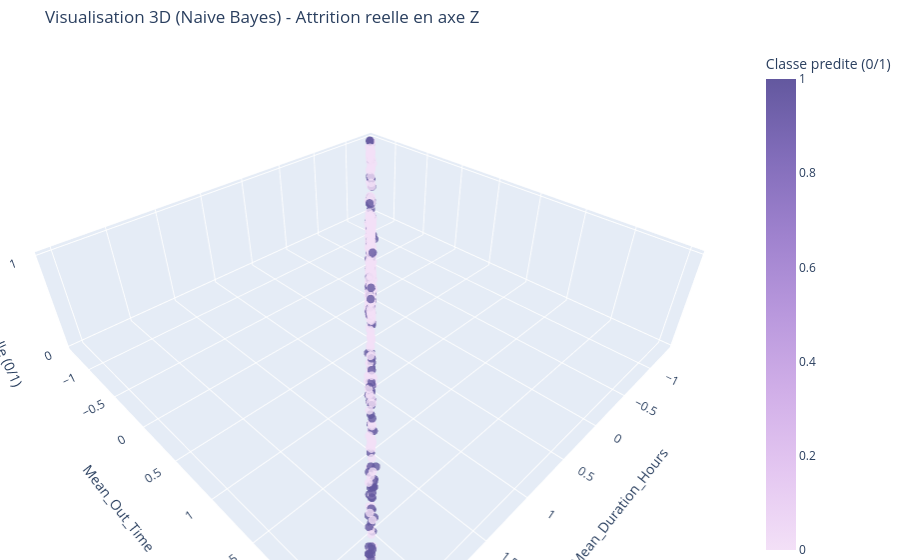

The notebook cell this image was saved under:
### Code cell
# Brique 22 - Visualisation 3D Plotly avec attrition en axe Z (Naive Bayes)

if len(available_xy_features) < 2:
    print('\nVisualisation 3D non generee: moins de 2 variables numeriques disponibles pour X et Y.')
else:
    viz_df_nb = X_valid[available_xy_features].copy()
    viz_df_nb['Attrition_Reelle'] = y_valid.values.astype(int)
    viz_df_nb['Prediction_Classe'] = y_pred_nb.astype(int)
    viz_df_nb['Prediction_Proba'] = y_pred_proba_nb

    hover_text_nb = [
        f"Attrition reelle: {int(a)}<br>Prediction classe: {int(pc)}<br>Probabilite (Classe 1): {p:.3f}"
        for a, pc, p in zip(
            viz_df_nb['Attrition_Reelle'],
            viz_df_nb['Prediction_Classe'],
            viz_df_nb['Prediction_Proba']
        )
    ]

    fig_nb = go.Figure(
        data=[
            go.Scatter3d(
                x=viz_df_nb[available_xy_features[0]],
                y=viz_df_nb[available_xy_features[1]],
                z=viz_df_nb['Attrition_Reelle'],
                mode='markers',
                marker=dict(
                    size=5,
                    color=viz_df_nb['Prediction_Classe'],
                    colorscale='purp',
                    cmin=0,
                    cmax=1,
                    opacity=0.8,
                    colorbar=dict(title='Classe predite (0/1)')
                ),
                text=hover_text_nb,
                hovertemplate='%{text}<extra></extra>'
            )
        ]
    )

    fig_nb.update_layout(
        title='Visualisation 3D (Naive Bayes) - Attrition reelle en axe Z',
        scene=dict(
            xaxis_title=available_xy_features[0],
            yaxis_title=available_xy_features[1],
            zaxis_title='Attrition reelle (0/1)',
            zaxis=dict(tickmode='array', tickvals=[0, 1])
        ),
        margin=dict(l=0, r=0, b=0, t=45)
    )

    fig_nb.show()

### Figure 1 — Plotly figure (JSON) as saved in the notebook; plotly's stock layout.template omitted (floating-point values rounded to 4 significant figures; data arrays with more than 128 entries replaced by an {"elided": "..."} marker saying what was removed)
{"data": [{"hovertemplate": "%{text}<extra></extra>", "marker": {"cmax": 1, "cmin": 0, "color": {"elided": "882 int values"}, "colorbar": {"title": {"text": "Classe predite (0/1)"}}, "colorscale": [[0, "rgb(243, 224, 247)"], [0.1667, "rgb(228, 199, 241)"], [0.3333, "rgb(209, 175, 232)"], [0.5, "rgb(185, 152, 221)"], [0.6667, "rgb(159, 130, 206)"], [0.8333, "rgb(130, 109, 186)"], [1, "rgb(99, 88, 159)"]], "opacity": 0.8, "size": 5}, "mode": "markers", "text": {"elided": "882 str values"}, "type": "scatter3d", "x": {"elided": "882 float values"}, "y": {"elided": "882 float values"}, "z": {"elided": "882 int values"}}], "layout": {"margin": {"b": 0, "l": 0, "r": 0, "t": 45}, "scene": {"xaxis": {"title": {"text": "Mean_Duration_Hours"}}, "yaxis": {"title": {"text": "Mean_Out_Time"}}, "zaxis": {"tickmode": "array", "tickvals": [0, 1], "title": {"text": "Attrition reelle (0/1)"}}}, "title": {"text": "Visualisation 3D (Naive Bayes) - Attrition reelle en axe Z"}}}
